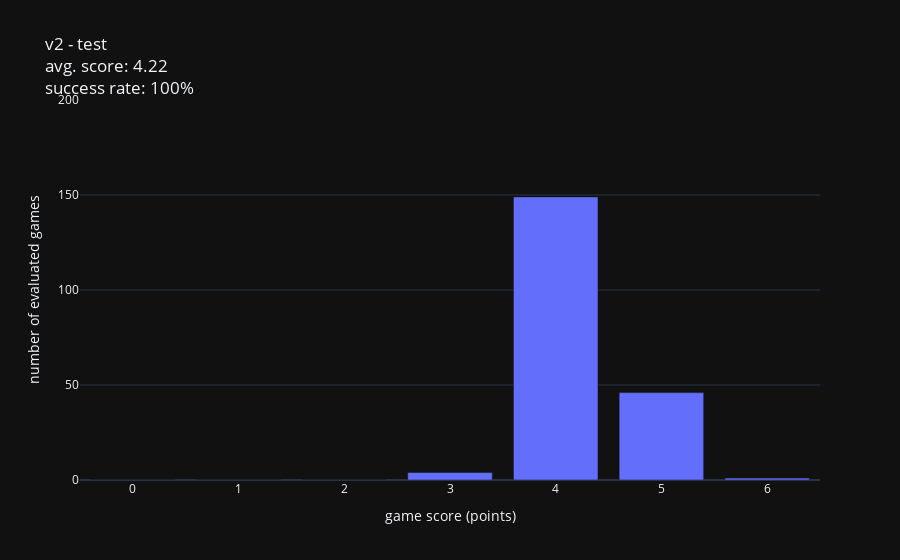

Here is the notebook cell this chart was saved with:
### Markdown cell above
# Small Scale: Test Player Strategies
* down-sampling actual word lists:  possible words = allowed words = eval words.
* all have size = 200 words

### Code cell
config = {
    "player": wd.player.GreedyPlayer(test_psm),
    "path_to_eval_words_list": DATA_PATH / "raw/sample_words.txt",
    "path_to_json_output": DATA_PATH / "outputs/eval_test_v2.json",
    "fig_title": "v2 - test",
    "fig_name": IMG_PATH / "eval_test_v2.png",
}

results_v2, fig_v2 = wd.eval.run_eval_from_config(config)

### Figure 1 — Plotly figure (JSON) as saved in the notebook; plotly's stock layout.template omitted (floating-point values rounded to 4 significant figures)
{"data": [{"alignmentgroup": "True", "hovertemplate": "game score (points)=%{x}<br>number of evaluated games=%{y}<extra></extra>", "legendgroup": "", "marker": {"color": "#636efa", "pattern": {"shape": ""}}, "name": "", "offsetgroup": "", "orientation": "v", "showlegend": false, "textposition": "auto", "type": "bar", "x": [0, 1, 2, 3, 4, 5, 6], "xaxis": "x", "y": [0, 0, 0, 4, 149, 46, 1], "yaxis": "y"}], "layout": {"barmode": "relative", "legend": {"tracegroupgap": 0}, "title": {"text": "v2 - test<br>avg. score: 4.22<br>success rate: 100%"}, "xaxis": {"anchor": "y", "domain": [0, 1], "title": {"text": "game score (points)"}}, "yaxis": {"anchor": "x", "domain": [0, 1], "range": [0, 200], "title": {"text": "number of evaluated games"}}}}
